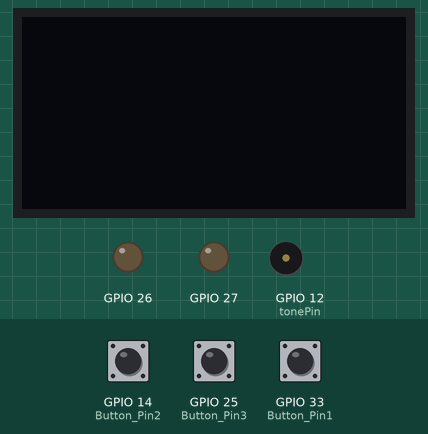
Recording of a sketch running on a simulated ESP32. Parts: 128×64 one-colour display, output pins drawn as LEDs (lit = HIGH), buzzer (waves = sounding). The inputs (shaded band) are chosen by the test bench; at power-on: GPIO 14 (Button_Pin2) LOW, GPIO 33 (Button_Pin1) LOW, GPIO 25 (Button_Pin3) LOW. Random numbers use the default seed unless the sketch sets one.

Above: at 1.2 s.
1.3 s: GPIO 14 (Button_Pin2) pulled HIGH for 0.15 s
At 3.9 s:
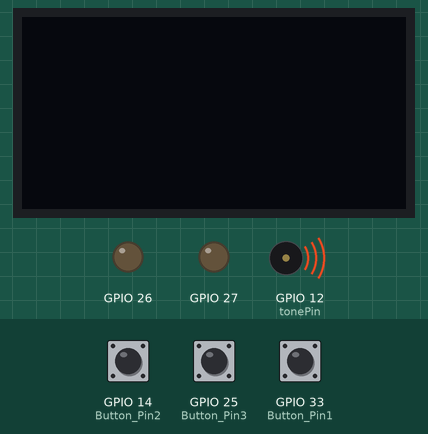
4.4 s: GPIO 33 (Button_Pin1) pulled HIGH for 0.15 s
At 4.7 s:
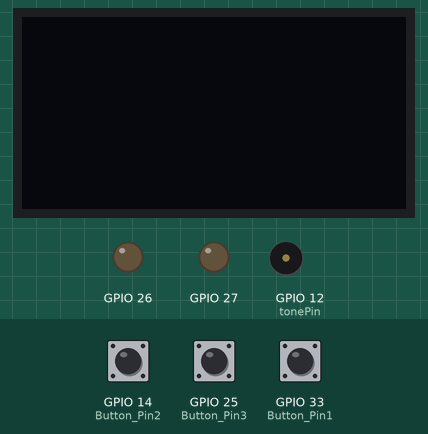
6.0 s: GPIO 14 (Button_Pin2) pulled HIGH for 1 s
At 8.7 s:
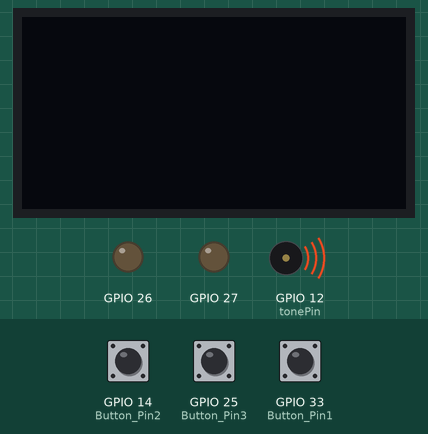
9.5 s: GPIO 33 (Button_Pin1) pulled HIGH for 1 s
At 9.8 s:
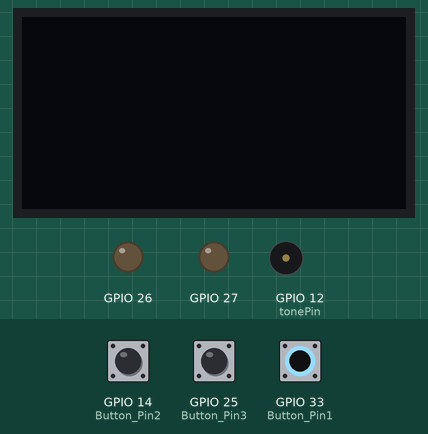
Timing chart, 0 to 12.5 s (numbered marks = the images above; inputs shaded):
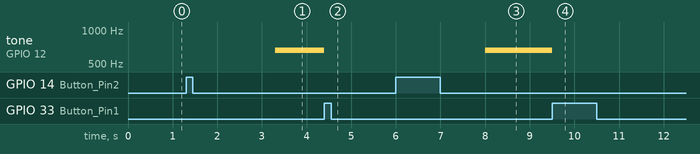

Measured:
- after the input at 1.3 s, tone on GPIO 12 (tonePin): silent → 659 Hz after 2.0 s
- after the input at 4.4 s, tone on GPIO 12 (tonePin): 659 Hz → silent at once
- after the input at 6.0 s, tone on GPIO 12 (tonePin): silent → 659 Hz after 2.0 s
- after the input at 9.5 s, tone on GPIO 12 (tonePin): 659 Hz → silent at once

The sketch:

mid.ino
```cpp
#include "pitches.h"
#define Button_Pin1 33 //遊戲按鈕
#define Button_Pin2 14  //開始按鈕1
#define Button_Pin3 25  //開始按鈕2
#include <Wire.h>               // Only needed for Arduino 1.6.5 and earlier
#include "SSD1306Wire.h"        // legacy: #include "SSD1306.h"
SSD1306Wire display(0x3c, 21, 22);
int freq = 2000; 
int channel = 0; 
int resolution = 8;

int tonePin = 12; //蜂鳴器
unsigned long starttime; //紀錄遊戲開始的時間
unsigned long finishtimeplayer; //紀錄遊戲結束的時間
unsigned long nowtime=0;
unsigned long time1p; //1P的時間
unsigned long time2p; //2P的時間
unsigned long timeplayer; //紀錄玩家的時間
bool btnPressed1 =false;
bool btnPressed2 =false;
bool btnPressed3 =false;
int g1=0;
int g2=0;
void setup() {
  Serial.begin(9600);
  ledcSetup(channel, freq, resolution);
  ledcAttachPin(tonePin, channel);
  pinMode(Button_Pin1, INPUT);
  pinMode(Button_Pin2, INPUT);
  pinMode(Button_Pin3, INPUT);
  pinMode(27, OUTPUT);
  pinMode(26, OUTPUT);

  display.init();
  display.flipScreenVertically();
  display.setFont(ArialMT_Plain_10);
}

void loop(){
  if(digitalRead(Button_Pin2) == HIGH && btnPressed1 == false){
    int delaytime =  random(1,4);
    delaytime =delaytime*1000;
    delay(delaytime);
    ledcWriteTone(channel,NOTE_E5);
    starttime = millis();
    g1=1;//g1=1遊戲開始
    btnPressed1 = true;
  }
  //偵測當按鈕放開(LOW),設定btnPressed為否
  else if(digitalRead(Button_Pin2) == LOW && btnPressed1 == true){
    btnPressed1 = false;
  }
  if(digitalRead(Button_Pin3) == HIGH && btnPressed2 == false){
    int delaytime =  random(1,4);
    delaytime =delaytime*1000;
    delay(delaytime);
    ledcWriteTone(channel,NOTE_E5);
    starttime = millis();
    g2=1;//g2=1遊戲開始
    btnPressed2 = true;
  }
  //偵測當按鈕放開(LOW),設定btnPressed為否
  else if(digitalRead(Button_Pin3) == LOW && btnPressed2 == true){
    btnPressed2 = false;
  }
  while(g1==1){

    if(digitalRead(Button_Pin1) == HIGH){
    finishtimeplayer = millis();
    timeplayer=finishtimeplayer-starttime;
    ledcWriteTone(0,0);
    time1p = timeplayer;
    g1=0;}
    }
  while(g2==1){
    if(digitalRead(Button_Pin1) == HIGH){
    finishtimeplayer = millis();
    timeplayer=finishtimeplayer-starttime;
    ledcWriteTone(0,0);
    time2p = timeplayer;
    g2=0;}
    }
if(time2p!=0&&time1p!=0&&g2==0&&g1==0){
  display.clear();
  String stringOne = String(time1p, DEC);
  String stringtwo = String(time2p, DEC);
  display.drawString(0, 0, "time1p");
  display.drawString(60,0 , stringOne);
  display.drawString(70, 11, "milliseconds");
  display.drawString(0, 22, "time2p");
  display.drawString(60,22 , stringtwo);
  display.drawString(70, 33, "milliseconds");
  if(time2p>time1p){display.drawString(0, 44, "1p WIN!!!");}
  if(time2p<time1p){display.drawString(0, 44, "2p WIN!!!");}
  display.display();

  }
}
```

pitches.h
```cpp
/*************************************************
 * Public Constants
 *************************************************/

#define NOTE_B0  31
#define NOTE_C1  33
#define NOTE_CS1 35
#define NOTE_D1  37
#define NOTE_DS1 39
#define NOTE_E1  41
#define NOTE_F1  44
#define NOTE_FS1 46
#define NOTE_G1  49
#define NOTE_GS1 52
#define NOTE_A1  55
#define NOTE_AS1 58
#define NOTE_B1  62
#define NOTE_C2  65
#define NOTE_CS2 69
#define NOTE_D2  73
#define NOTE_DS2 78
#define NOTE_E2  82
#define NOTE_F2  87
#define NOTE_FS2 93
#define NOTE_G2  98
#define NOTE_GS2 104
#define NOTE_A2  110
#define NOTE_AS2 117
#define NOTE_B2  123
#define NOTE_C3  131
#define NOTE_CS3 139
#define NOTE_D3  147
#define NOTE_DS3 156
#define NOTE_E3  165
#define NOTE_F3  175
#define NOTE_FS3 185
#define NOTE_G3  196
#define NOTE_GS3 208
#define NOTE_A3  220
#define NOTE_AS3 233
#define NOTE_B3  247
#define NOTE_C4  262
#define NOTE_CS4 277
#define NOTE_D4  294
#define NOTE_DS4 311
#define NOTE_E4  330
#define NOTE_F4  349
#define NOTE_FS4 370
#define NOTE_G4  392
#define NOTE_GS4 415
#define NOTE_A4  440
#define NOTE_AS4 466
#define NOTE_B4  494
#define NOTE_C5  523
#define NOTE_CS5 554
#define NOTE_D5  587
#define NOTE_DS5 622
#define NOTE_E5  659
#define NOTE_F5  698
#define NOTE_FS5 740
#define NOTE_G5  784
#define NOTE_GS5 831
#define NOTE_A5  880
#define NOTE_AS5 932
#define NOTE_B5  988
#define NOTE_C6  1047
#define NOTE_CS6 1109
#define NOTE_D6  1175
#define NOTE_DS6 1245
#define NOTE_E6  1319
#define NOTE_F6  1397
#define NOTE_FS6 1480
#define NOTE_G6  1568
#define NOTE_GS6 1661
#define NOTE_A6  1760
#define NOTE_AS6 1865
#define NOTE_B6  1976
#define NOTE_C7  2093
#define NOTE_CS7 2217
#define NOTE_D7  2349
#define NOTE_DS7 2489
#define NOTE_E7  2637
#define NOTE_F7  2794
#define NOTE_FS7 2960
#define NOTE_G7  3136
#define NOTE_GS7 3322
#define NOTE_A7  3520
#define NOTE_AS7 3729
#define NOTE_B7  3951
#define NOTE_C8  4186
#define NOTE_CS8 4435
#define NOTE_D8  4699
#define NOTE_DS8 4978
```
